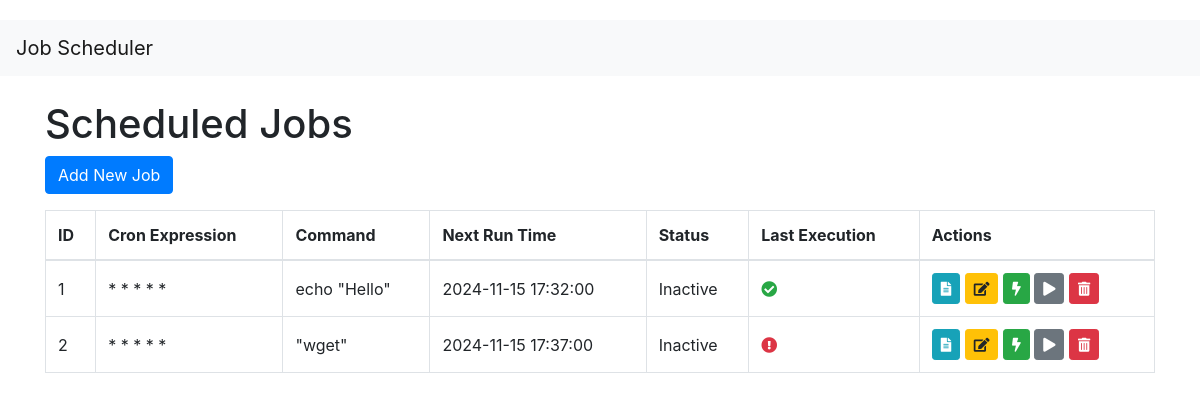
The page / on the database its author committed.
### app.py (models this page shows)
class Job(db.Model):
    __tablename__ = 'jobs'
    id = db.Column(db.Integer, primary_key=True)
    cron_expression = db.Column(db.String(120), nullable=False)
    command = db.Column(db.String(500), nullable=False)
    next_run_time = db.Column(db.DateTime)
    status = db.Column(db.String(10), default='Active')  # 'Active' or 'Inactive'
    executions = db.relationship('JobExecution', backref='job', cascade='all, delete-orphan')

class JobExecution(db.Model):
    __tablename__ = 'job_executions'
    id = db.Column(db.Integer, primary_key=True)
    job_id = db.Column(db.Integer, db.ForeignKey('jobs.id'), nullable=False)
    execution_time = db.Column(db.DateTime, nullable=False)
    status = db.Column(db.String(10), nullable=False)  # 'Success' or 'Failed'
    stdout = db.Column(db.Text)
    stderr = db.Column(db.Text)

### app.py (the view)
@app.route('/')
def index():
    jobs = Job.query.all()
    job_statuses = []
    for job in jobs:
        last_execution = JobExecution.query.filter_by(job_id=job.id).order_by(JobExecution.execution_time.desc()).first()
        if last_execution:
            last_status = last_execution.status
        else:
            last_status = 'Never Executed'
        job_statuses.append({
            'job': job,
            'last_status': last_status
        })
    return render_template('index.html', job_statuses=job_statuses)

### templates/index.html
{% extends 'base.html' %}
{% block content %}
<h1>Scheduled Jobs</h1>
<a href="{{ url_for('add_job') }}" class="btn btn-primary mb-3">Add New Job</a>
<table class="table table-bordered">
    <thead>
        <tr>
            <th>ID</th>
            <th>Cron Expression</th>
            <th>Command</th>
            <th>Next Run Time</th>
            <th>Status</th>
            <th>Last Execution</th>
            <th>Actions</th>
        </tr>
    </thead>
    <tbody>
        {% for item in job_statuses %}
        {% set job = item.job %}
        <tr>
            <td>{{ job.id }}</td>
            <td>{{ job.cron_expression }}</td>
            <td>{{ job.command }}</td>
            <td>{{ job.next_run_time }}</td>
            <td>{{ job.status }}</td>
            <td>
                {% if item.last_status == 'Success' %}
                <span class="text-success" title="Last execution succeeded">
                    <i class="fas fa-check-circle"></i>
                </span>
                {% elif item.last_status == 'Failed' %}
                <span class="text-danger" title="Last execution failed">
                    <i class="fas fa-exclamation-circle"></i>
                </span>
                {% else %}
                <span class="text-muted" title="Never executed">
                    <i class="fas fa-minus-circle"></i>
                </span>
                {% endif %}
            </td>
            <td>
                <a href="{{ url_for('job_executions', job_id=job.id) }}" class="btn btn-sm btn-info" title="View Logs">
                    <i class="fas fa-file-alt"></i>
                </a>
                <a href="{{ url_for('edit_job', job_id=job.id) }}" class="btn btn-sm btn-warning" title="Edit Job">
                    <i class="fas fa-edit"></i>
                </a>
                <form action="{{ url_for('execute_now', job_id=job.id) }}" method="post" style="display:inline;">
                    <button type="submit" class="btn btn-sm btn-success" title="Execute Now">
                        <i class="fas fa-bolt"></i>
                    </button>
                </form>
                <form action="{{ url_for('toggle_status', job_id=job.id) }}" method="post" style="display:inline;">
                    {% if job.status == 'Active' %}
                    <button type="submit" class="btn btn-sm btn-secondary" title="Disable Job">
                        <i class="fas fa-stop"></i>
                    </button>
                    {% else %}
                    <button type="submit" class="btn btn-sm btn-secondary" title="Enable Job">
                        <i class="fas fa-play"></i>
                    </button>
                    {% endif %}
                </form>
                <form action="{{ url_for('delete_job', job_id=job.id) }}" method="post" style="display:inline;">
                    <button type="submit" class="btn btn-sm btn-danger" onclick="return confirm('Are you sure?');" title="Delete Job">
                        <i class="fas fa-trash-alt"></i>
                    </button>
                </form>
            </td>
        </tr>
        {% else %}
        <tr>
            <td colspan="7">No jobs scheduled.</td>
        </tr>
        {% endfor %}
    </tbody>
</table>
{% endblock %}

### templates/base.html (shortened to what this page needs)
<!DOCTYPE html>
<html lang="en">
<head>
    <link rel="stylesheet" href="{{ url_for('static', filename='styles.css') }}">
    <link rel="stylesheet" href="https://stackpath.bootstrapcdn.com/bootstrap/4.5.0/css/bootstrap.min.css">
    <link rel="stylesheet" href="https://cdnjs.cloudflare.com/ajax/libs/font-awesome/5.15.2/css/all.min.css">
</head>
<body>
<nav class="navbar navbar-expand-lg navbar-light bg-light">
    <a class="navbar-brand" href="{{ url_for('index') }}">Job Scheduler</a>
</nav>
<div class="container mt-4">
    {% block content %}{% endblock %}
</div>
</body>
</html>

### static/styles.css (style rules this page uses)
body { padding-top: 20px; }
.table th, .table td { vertical-align: middle !important; }

### rows shown on the page
JobExecution: status "Success" (drawn)
Job: id "1", cron_expression "* * * * *", command "echo \"Hello\"", next_run_time "2024-11-15 17:32:00", status "Inactive"
JobExecution: status "Failed" (drawn)
Job: id "2", cron_expression "* * * * *", command "\"wget\"", next_run_time "2024-11-15 17:37:00", status "Inactive"
